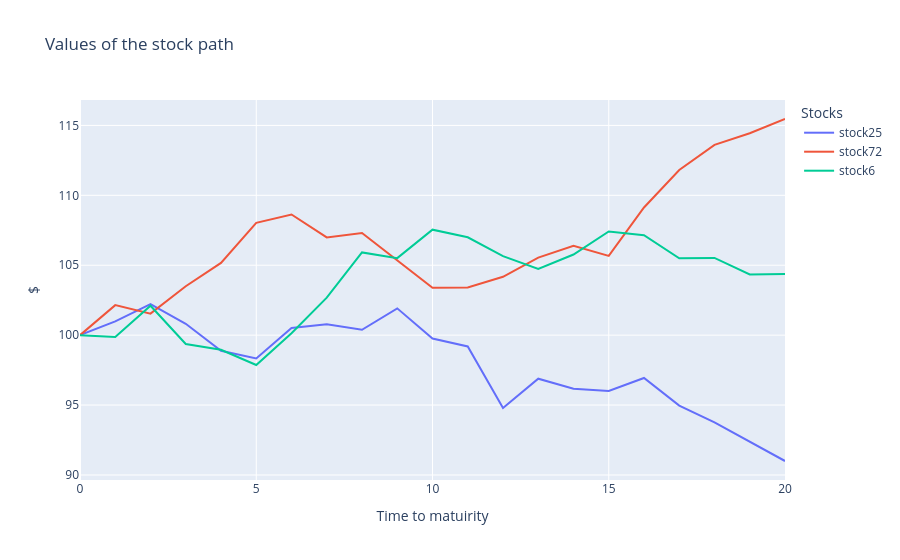

Notebook cell for this chart:
### Code cell
fig = go.Figure()
# Add traces for each column
for column in stock_prices.columns[values]:
    fig.add_trace(go.Scatter(x=stock_prices.index, y=stock_prices[column], mode='lines', name=f"stock{column}"))

# Update layout
fig.update_layout(
    title='Values of the stock path ',
    xaxis_title='Time to matuirity',
    yaxis_title='$',
    template='plotly',
    legend=dict(title='Stocks'),
)

# Show the plot
fig.show()

### Figure 1 — Plotly figure (JSON) as saved in the notebook; plotly's stock layout.template omitted (floating-point values rounded to 4 significant figures)
{"data": [{"mode": "lines", "name": "stock25", "type": "scatter", "x": [0, 1, 2, 3, 4, 5, 6, 7, 8, 9, 10, 11, 12, 13, 14, 15, 16, 17, 18, 19, 20], "y": [100, 101.0, 102.2, 100.8, 98.89, 98.34, 100.5, 100.8, 100.4, 101.9, 99.76, 99.2, 94.8, 96.89, 96.16, 96.01, 96.94, 94.96, 93.77, 92.35, 91.0]}, {"mode": "lines", "name": "stock72", "type": "scatter", "x": [0, 1, 2, 3, 4, 5, 6, 7, 8, 9, 10, 11, 12, 13, 14, 15, 16, 17, 18, 19, 20], "y": [100, 102.1, 101.5, 103.5, 105.2, 108.0, 108.6, 107.0, 107.3, 105.4, 103.4, 103.4, 104.2, 105.5, 106.4, 105.7, 109.1, 111.8, 113.6, 114.4, 115.5]}, {"mode": "lines", "name": "stock6", "type": "scatter", "x": [0, 1, 2, 3, 4, 5, 6, 7, 8, 9, 10, 11, 12, 13, 14, 15, 16, 17, 18, 19, 20], "y": [100, 99.87, 102.1, 99.37, 98.95, 97.87, 100.1, 102.7, 105.9, 105.5, 107.5, 107.0, 105.6, 104.7, 105.8, 107.4, 107.1, 105.5, 105.5, 104.3, 104.4]}], "layout": {"legend": {"title": {"text": "Stocks"}}, "title": {"text": "Values of the stock path "}, "xaxis": {"title": {"text": "Time to matuirity"}}, "yaxis": {"title": {"text": "$"}}}}
